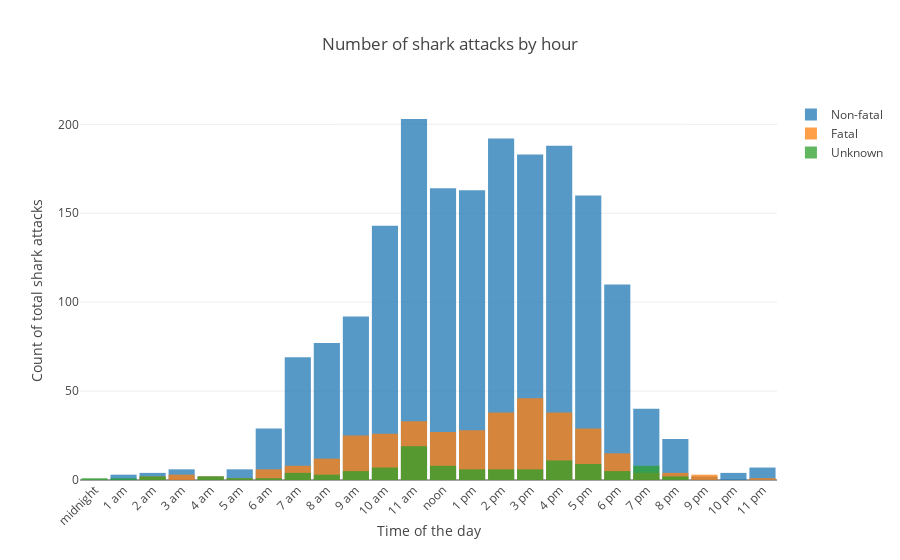

Notebook code cell kept with this figure:
### Code cell
hour = list(range(0,25,1))
hourtext = ['midnight', '1 am', '2 am', '3 am', '4 am', '5 am', '6 am', '7 am', '8 am', '9 am', '10 am', '11 am',
           'noon', '1 pm', '2 pm', '3 pm', '4 pm', '5 pm', '6 pm', '7 pm', '8 pm', '9 pm', '10 pm', '11 pm']
#[f'{i}h' for i in hour]
trace1 = go.Histogram(
    x=time_nonfatal['Hour'],
    opacity=0.75, name = "Non-fatal"
)
trace2 = go.Histogram(
    x=time_fatal['Hour'],
    opacity=0.75, name = "Fatal"
)

# trace2 = go.Histogram(
#     x=time_fatal['Hour'],
#     opacity=0.75, marker = dict(color = '#FF1493'), name = "Fatal"
# )
trace3 = go.Histogram(
    x=time_na_fatality['Hour'],
    opacity=0.75, name = "Unknown"
)

data = [trace1, trace2, trace3]

layout = go.Layout(barmode='overlay',
        xaxis=dict(title='Time of the day',
            tickvals=list(range(0,25,1)),
            ticktext = hourtext, tickangle=-45),
                   
    title='Number of shark attacks by hour',
    yaxis=dict(
        title='Count of total shark attacks'
    ),
    bargap=0.1
)
fig = go.Figure(data=data, layout=layout)
iplot(fig, filename = "Sharks histogram")

### Figure 1 — Plotly figure (JSON) as saved in the notebook; plotly's stock layout.template omitted (floating-point values rounded to 4 significant figures; data arrays with more than 128 entries replaced by an {"elided": "..."} marker saying what was removed)
{"data": [{"name": "Non-fatal", "opacity": 0.75, "type": "histogram", "uid": "5967acdf-3465-45ee-a653-7e384ed22f0b", "x": {"elided": "4069 int values"}}, {"name": "Fatal", "opacity": 0.75, "type": "histogram", "uid": "7cf9a35d-6c53-486e-b05d-baa398964a6c", "x": {"elided": "1078 int values"}}, {"name": "Unknown", "opacity": 0.75, "type": "histogram", "uid": "4713495d-f7f6-4aa0-9795-f2d3d096f7b9", "x": {"elided": "523 int values"}}], "layout": {"bargap": 0.1, "barmode": "overlay", "title": {"text": "Number of shark attacks by hour"}, "xaxis": {"tickangle": -45, "ticktext": ["midnight", "1 am", "2 am", "3 am", "4 am", "5 am", "6 am", "7 am", "8 am", "9 am", "10 am", "11 am", "noon", "1 pm", "2 pm", "3 pm", "4 pm", "5 pm", "6 pm", "7 pm", "8 pm", "9 pm", "10 pm", "11 pm"], "tickvals": [0, 1, 2, 3, 4, 5, 6, 7, 8, 9, 10, 11, 12, 13, 14, 15, 16, 17, 18, 19, 20, 21, 22, 23, 24], "title": {"text": "Time of the day"}}, "yaxis": {"title": {"text": "Count of total shark attacks"}}}}
